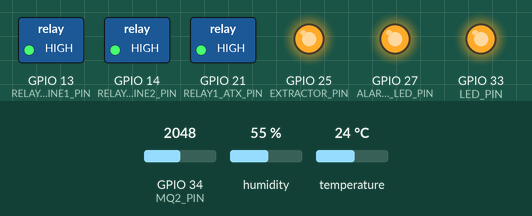
The program below on a simulated ESP32. Shown: switched loads named in the program (green lamp = pin HIGH), output pins drawn as LEDs (lit = HIGH). Inputs (shaded band) come from the test bench; at power-on: GPIO 34 (MQ2_PIN) = 2048, temperature 24 °C, humidity 55 %. Storage starts empty; what the program prints to the serial monitor is not drawn.

Above: at 1.2 s.
1.3 s: GPIO 34 (MQ2_PIN) set to 1026
3.6 s: GPIO 34 (MQ2_PIN) set to 945
At 5.3 s:
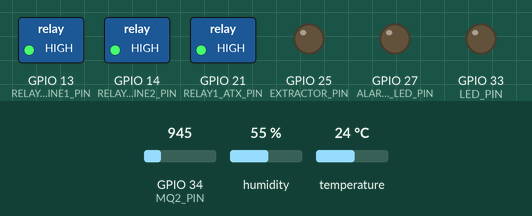
6.0 s: temperature set to 28 °C
At 7.6 s:
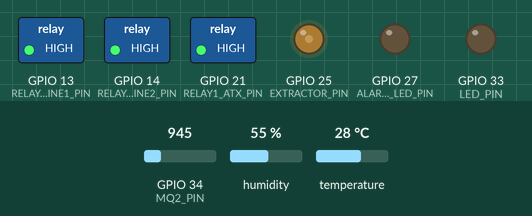
8.0 s: temperature set to 33 °C
At 9.1 s:
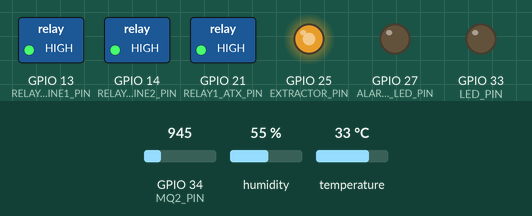
10.0 s: GPIO 34 (MQ2_PIN) set to 1040
At 10.95 s:
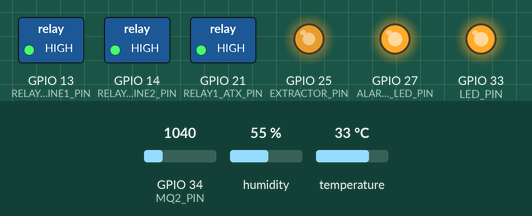
Timing chart, 0 to 13.0 s (numbered marks = the images above; inputs shaded):
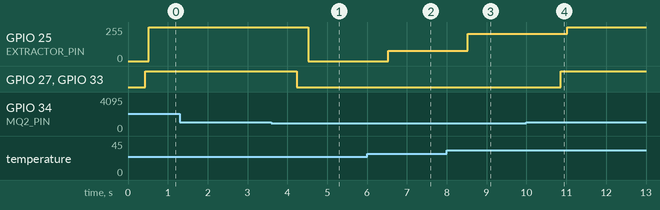

The program:

main.cpp
```cpp
/**
 * @file main.cpp
 * @brief ATR Monitor - Sistema de Control para Sala de Servidores
 * @author [Tu Nombre/Usuario]
 * @version 2.0.0
 * * Este proyecto utiliza FreeRTOS para procesamiento concurrente en Tiempo Real,
 * controlando la temperatura, calidad del aire (humo) y potencia mediante un ESP32.
 */

#include <Arduino.h>
#include <WiFi.h>
#include <AsyncTCP.h>
#include <ESPAsyncWebServer.h>
#include <LittleFS.h>
#include <ArduinoJson.h>
#include "config.h"
#include "DHT.h"

// ============================================================================
// --- DEFINICIÓN DE PINES (HARDWARE MAP) ---
// ============================================================================
#define LED_PIN          33   // Led testigo integrado o de placa
#define ALARMA_LED_PIN   27   // Control del transistor para la baliza de 9 LEDs
#define EXTRACTOR_PIN    25   // Salida PWM hacia el Hub de ventiladores
#define DHTPIN           32   // Pin de datos del sensor DHT22
#define MQ2_PIN          34   // Pin analógico ADC para el sensor de humo MQ-2

// Pines de control de Potencia (Módulo de Relés HL-58s)
#define RELAY1_ATX_PIN   21   // Control de encendido/apagado de Fuente ATX
#define RELAY2_LINE1_PIN 13   // Canal genérico para Línea Genérica 1 (Futuro 12V)
#define RELAY3_LINE2_PIN 14   // Canal genérico para Línea Genérica 2 (Futuro 12V)

// ============================================================================
// --- CONFIGURACIÓN DE PERIFÉRICOS ---
// ============================================================================
#define DHTTYPE          DHT22
DHT dht(DHTPIN, DHTTYPE);

// Configuración PWM para el Extractor (Intel Spec: 25kHz)
#define PWM_FREQ         25000
#define PWM_CHANNEL      0
#define PWM_RES          8     // 8 bits de resolución (0 a 255)

// ============================================================================
// --- CONSTANTES Y VARIABLES GLOBALES DE NEGOCIO ---
// ============================================================================
const int PERSISTENCIA_MAX = 5;  // Muestras consecutivas para confirmar incendio

// Sensores Ambientales
float temperaturaActual = 0.0;
int valorMq2Filtrado = 0;
bool alarmaIncendioActiva = false;

// Variables de Calibración Dinámica del MQ-2
int umbralAlerta = 1000;
int offsetMq2 = 300;
bool mq2Calibrado = false;
const unsigned long TIEMPO_CALIBRACION = 300000; // 5 min (300,000 ms)

// Variables globales para la lógica de Snooze
unsigned long snoozeStartTime = 0;
const unsigned long SNOOZE_DURATION = 60000; // 60 segundos de silencio
bool enSnooze = false;

// Variables de estado sincronizadas con la UI
bool estadoLedPlaca = false;
bool estadoRelay1Atx = false;
bool estadoRelay2Line1 = false;
bool estadoRelay3Line2 = false;

// Variables de control del Extractor
bool isAutoMode = true;
int manualSpeedDuty = 0;

// Servidor Web y WebSockets
const char* ssid = WIFI_SSID;
const char* password = WIFI_PASS;
AsyncWebServer server(80);
AsyncWebSocket ws("/ws");

// ============================================================================
// --- COMUNICACIÓN WEBSOCKETS ---
// ============================================================================

/**
 * @brief Envía toda la telemetría del sistema a los clientes conectados.
 */
void broadcastSystemStatus() {
    // Aumentado a 1024 bytes para soportar más módulos
    StaticJsonDocument<1024> doc;
    doc["type"] = "system_update";

    // 1. Módulo Ventilación
    doc["temp"] = isnan(temperaturaActual) ? 0.0 : temperaturaActual;
    doc["autoMode"] = isAutoMode;
    int currentDuty = ledcRead(PWM_CHANNEL);
    doc["fanSpeed"] = map(currentDuty, 0, 255, 0, 100);

    // 2. Módulo Alarma (MQ-2)
    doc["mq2"] = valorMq2Filtrado;
    doc["alarm"] = alarmaIncendioActiva;
    doc["umbral"] = umbralAlerta;
    doc["calibrado"] = mq2Calibrado;
    doc["tiempoCal"] = mq2Calibrado ? 0 : (TIEMPO_CALIBRACION - millis()) / 1000;

    // 3. Módulo Control de Energía
    doc["relay1"] = estadoRelay1Atx;
    doc["relay2"] = estadoRelay2Line1;
    doc["relay3"] = estadoRelay3Line2;
    // Valores simulados de V/I. (A futuro, reemplazar con lectura real de sensores ej: ACS712)
    doc["voltA"] = 12.2;
    doc["currA"] = (estadoRelay2Line1) ? 1.5 : 0.0;
    doc["voltB"] = 12.1;
    doc["currB"] = (estadoRelay3Line2) ? 3.2 : 0.0;

    // 4. Módulo Iluminación
    doc["ledStatus"] = estadoLedPlaca;

    String response;
    serializeJson(doc, response);
    ws.textAll(response);
}

/**
 * @brief Recepción y procesamiento de comandos desde el frontend.
 */
void onEvent(AsyncWebSocket *server, AsyncWebSocketClient *client, AwsEventType type, void *arg, uint8_t *data, size_t len) {
    if (type == WS_EVT_DATA) {
        AwsFrameInfo *info = (AwsFrameInfo*)arg;
        if (info->final && info->index == 0 && info->len == len && info->opcode == WS_TEXT) {
            data[len] = 0;
            String message = (char*)data;

            StaticJsonDocument<256> doc;
            DeserializationError error = deserializeJson(doc, message);
            if (error) return;

            if (doc.containsKey("action")) {
                String action = doc["action"];

                if (action == "setMode") {
                    isAutoMode = doc["value"];
                }
                else if (action == "setSpeed" && !isAutoMode) {
                    int percent = doc["value"];
                    manualSpeedDuty = map(percent, 0, 100, 0, 255);
                    ledcWrite(PWM_CHANNEL, manualSpeedDuty);
                }
                else if (action == "setUmbral") {
                    umbralAlerta = doc["value"];
                    mq2Calibrado = true;
                    Serial.printf("[MQ-2] Umbral manual UI: %d\n", umbralAlerta);
                }
                else if (action == "toggleLed") {
                    estadoLedPlaca = !estadoLedPlaca;
                    if (!alarmaIncendioActiva) digitalWrite(LED_PIN, estadoLedPlaca ? HIGH : LOW);
                }
                else if (action == "toggleRelay1") {
                    estadoRelay1Atx = !estadoRelay1Atx;
                    digitalWrite(RELAY1_ATX_PIN, estadoRelay1Atx ? LOW : HIGH);
                }
                else if (action == "toggleRelay2") {
                    estadoRelay2Line1 = !estadoRelay2Line1;
                    digitalWrite(RELAY2_LINE1_PIN, estadoRelay2Line1 ? LOW : HIGH);
                }
                else if (action == "toggleRelay3") {
                    estadoRelay3Line2 = !estadoRelay3Line2;
                    digitalWrite(RELAY3_LINE2_PIN, estadoRelay3Line2 ? LOW : HIGH);
                }
                else if (action == "stopAlarm") {
                    enSnooze = true;
                    snoozeStartTime = millis();
                    alarmaIncendioActiva = false;
                    digitalWrite(ALARMA_LED_PIN, LOW);
                    digitalWrite(LED_PIN, estadoLedPlaca ? HIGH : LOW);
                }

                broadcastSystemStatus();
            }
        }
    }
}

// ============================================================================
// --- TAREAS CONCURRENTES DE FreeRTOS ---
// ============================================================================

void Task_Ambiental(void *pvParameters) {
    for (;;) {
        float t = dht.readTemperature();
        if (!isnan(t)) temperaturaActual = t;
        broadcastSystemStatus();
        vTaskDelay(pdMS_TO_TICKS(2000));
    }
}

void Task_SeguridadIncendio(void *pvParameters) {
    const int N = 8;
    int muestras[N] = {0};
    int indiceSample = 0;
    long sumaMuestras = 0;
    int contadorPersistencia = 0;

    for(int i=0; i<N; i++) {
        muestras[i] = analogRead(MQ2_PIN);
        sumaMuestras += muestras[i];
    }

    for (;;) {
        // Promedio Móvil
        sumaMuestras -= muestras[indiceSample];
        muestras[indiceSample] = analogRead(MQ2_PIN);
        sumaMuestras += muestras[indiceSample];
        indiceSample = (indiceSample + 1) % N;
        valorMq2Filtrado = sumaMuestras / N;

        // Auto-Calibración
        if (!mq2Calibrado && (millis() > TIEMPO_CALIBRACION)) {
            mq2Calibrado = true;
            umbralAlerta = valorMq2Filtrado + offsetMq2;
        }

        // Persistencia
        if (valorMq2Filtrado > umbralAlerta) {
            if (contadorPersistencia < PERSISTENCIA_MAX) contadorPersistencia++;
        } else {
            if (contadorPersistencia > 0) contadorPersistencia--;
        }

        // Estados
        if (contadorPersistencia >= PERSISTENCIA_MAX && !alarmaIncendioActiva && !enSnooze) {
            alarmaIncendioActiva = true;
        } else if (contadorPersistencia == 0 && alarmaIncendioActiva) {
            alarmaIncendioActiva = false;
        }

        if (enSnooze && (millis() - snoozeStartTime > SNOOZE_DURATION)) {
            enSnooze = false;
        }

        // Actuadores Críticos
        if (alarmaIncendioActiva && !enSnooze) {
            digitalWrite(LED_PIN, HIGH);
            digitalWrite(ALARMA_LED_PIN, HIGH);
        } else if (!alarmaIncendioActiva) {
            digitalWrite(LED_PIN, estadoLedPlaca ? HIGH : LOW);
            digitalWrite(ALARMA_LED_PIN, LOW);
        }

        vTaskDelay(pdMS_TO_TICKS(100));
    }
}

void Task_ControlExtractor(void *pvParameters) {
    for (;;) {
        if (alarmaIncendioActiva) {
            ledcWrite(PWM_CHANNEL, 255);
        }
        else if (isAutoMode) {
            if (temperaturaActual < 25.0) ledcWrite(PWM_CHANNEL, 0);
            else if (temperaturaActual > 35.0) ledcWrite(PWM_CHANNEL, 255);
            else ledcWrite(PWM_CHANNEL, map(temperaturaActual, 25, 35, 0, 255));
        }
        else {
            ledcWrite(PWM_CHANNEL, manualSpeedDuty);
        }
        vTaskDelay(pdMS_TO_TICKS(500));
    }
}

// ============================================================================
// --- CONFIGURACIÓN INICIAL ---
// ============================================================================
void setup() {
    Serial.begin(115200);

    digitalWrite(RELAY1_ATX_PIN, HIGH);
    digitalWrite(RELAY2_LINE1_PIN, HIGH);
    digitalWrite(RELAY3_LINE2_PIN, HIGH);
    digitalWrite(LED_PIN, LOW);
    digitalWrite(ALARMA_LED_PIN, LOW);

    pinMode(RELAY1_ATX_PIN, OUTPUT);
    pinMode(RELAY2_LINE1_PIN, OUTPUT);
    pinMode(RELAY3_LINE2_PIN, OUTPUT);
    pinMode(LED_PIN, OUTPUT);
    pinMode(ALARMA_LED_PIN, OUTPUT);

    ledcSetup(PWM_CHANNEL, PWM_FREQ, PWM_RES);
    ledcAttachPin(EXTRACTOR_PIN, PWM_CHANNEL);
    ledcWrite(PWM_CHANNEL, 0);

    dht.begin();

    if (!LittleFS.begin(true)) {
        Serial.println("Error al montar LittleFS");
        return;
    }

    WiFi.softAP(ssid, password);
    Serial.print("Access Point levantado. IP: ");
    Serial.println(WiFi.softAPIP());

    ws.onEvent(onEvent);
    server.addHandler(&ws);
    server.serveStatic("/", LittleFS, "/").setDefaultFile("index.html");
    server.begin();

    xTaskCreatePinnedToCore(Task_Ambiental, "Task_Ambiental", 3072, NULL, 1, NULL, 1);
    xTaskCreatePinnedToCore(Task_SeguridadIncendio, "Task_Incendio", 3072, NULL, 3, NULL, 1);
    xTaskCreatePinnedToCore(Task_ControlExtractor, "Task_Extractor", 2048, NULL, 2, NULL, 1);
}

void loop() { vTaskDelete(NULL); }
```

config_example.h
```cpp
// Completar con tus datos y renombrar a config.h
const char* WIFI_SSID = "PONER_ACA_TU_SSID";
const char* WIFI_PASS = "PONER_ACA_TU_PASSWORD";
```

Measured:
- the behaviour switches between 1001 and 1000 on GPIO 34 (MQ2_PIN) (found by bisection; images 0 and 1)
- after the input at 1.3 s, every drawn part: stays the same
- after the input at 3.6 s, GPIO 25 (EXTRACTOR_PIN): 255/255 → 0/255 after 0.93 s; GPIO 27 (ALARMA_LED_PIN), GPIO 33 (LED_PIN): HIGH → LOW after 0.64 s
- after the input at 6.0 s, GPIO 25 (EXTRACTOR_PIN): 0/255 → 76/255 after 0.53 s
- after the input at 8.0 s, GPIO 25 (EXTRACTOR_PIN): 76/255 → 203/255 after 0.53 s
- after the input at 10.0 s, GPIO 25 (EXTRACTOR_PIN): 203/255 → 255/255 after 1.0 s; GPIO 27 (ALARMA_LED_PIN), GPIO 33 (LED_PIN): LOW → HIGH after 0.85 s
